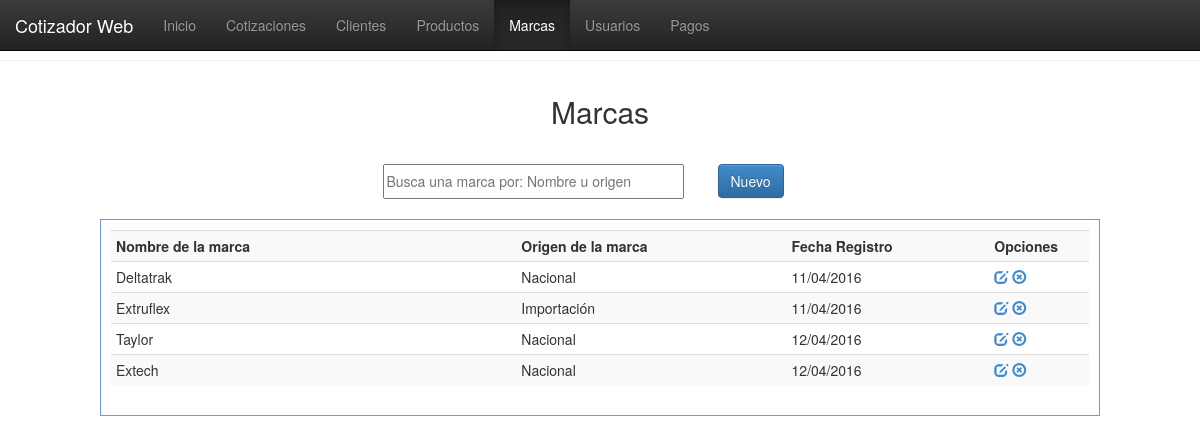
Before: /vistas/marcas.php with the older database file.
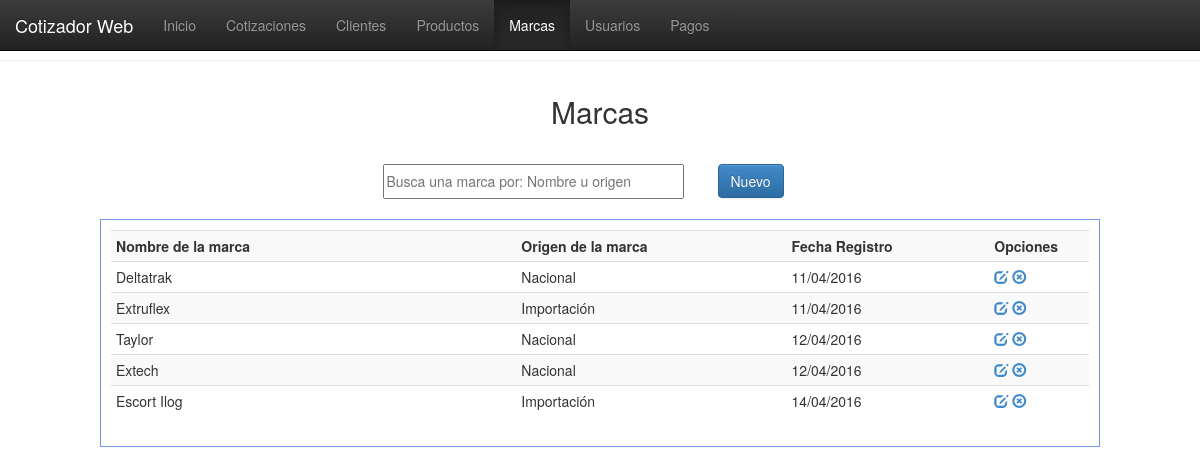
After: the same page with the newer database file.
### tables this page shows
CREATE TABLE `marcas` (
  `id_mca` int(11) NOT NULL,
  `nomb_mca` varchar(100) NOT NULL,
  `origen_mca` varchar(50) NOT NULL,
  `fecha_reg` date NOT NULL
);

### php/conexion.php (called while the page is built, shortened)
<?php
function fechaNormal($fecha){
		$nfecha = date('d/m/Y',strtotime($fecha));
		return $nfecha;
}
?>

### vistas/marcas.php (the view, shortened to what this page needs)
<!DOCTYPE html>
<html>
<head>
<link href="../css/estilo.css" rel="stylesheet">
<link href="../bootstrap/css/bootstrap.css" rel="stylesheet">
<link href="../bootstrap/css/bootstrap.min.css" rel="stylesheet">
<link href="../bootstrap/css/bootstrap-theme.css" rel="stylesheet">
<link href="../bootstrap/css/bootstrap-theme.min.css" rel="stylesheet">
</head>
<body>
  <nav class="navbar navbar-inverse navbar-fixed-top">
    <div class="container-fluid">
      <div class="navbar-header">
        <a class="navbar-brand" href="#">Cotizador Web</a>
      </div>
      <div class="collapse navbar-collapse" id="myNavbar">
        <ul class="nav navbar-nav">
          <li><a href="index.php">Inicio</a></li>>
          <li><a href="cotizaciones.php">Cotizaciones</a></li>
          <li><a href="clientes.php">Clientes</a></li>
          <li><a href="productos.php">Productos</a></li>
          <li class="active"><a href="marcas.php">Marcas</a></li>
          <li><a href="usuarios.php">Usuarios</a></li>
          <li><a href="pagos.php">Pagos</a></li>
        </ul>
      </div>
    </div>
  </nav>
  <br><br><hr>
    <header>Marcas</header>
    <section>
    <table border="0" align="center">
    	<tr>
        	<td width="335"><input type="text" placeholder="Busca una marca por: Nombre u origen" id="bs-mca"/></td>
            <td width="100"><button id="nueva-marca" class="btn btn-primary">Nuevo</button></td>
        </tr>
    </table>
    </section>
    <div class="registros" id="agrega-registros-mca">
        <table class="table table-striped table-condensed table-hover">
            <tr>
                <th width="300">Nombre de la marca</th>
                <th width="200">Origen de la marca</th>
                <th width="150">Fecha Registro</th>
                <th width="50">Opciones</th>
            </tr>
        <?php
            include('../php/conexion.php');
            $registro = mysql_query("SELECT * FROM marcas");
            while($registro2 = mysql_fetch_array($registro)){
                echo '<tr>
                        <td>'.$registro2['nomb_mca'].'</td>
                        <td>'.$registro2['origen_mca'].'</td>
                        <td>'.fechaNormal($registro2['fecha_reg']).'</td>
                        <td>
                            <a href="javascript:editarMarca('.$registro2['id_mca'].');" class="glyphicon glyphicon-edit"></a>
                            <a href="javascript:eliminarMarca('.$registro2['id_mca'].');" class="glyphicon glyphicon-remove-circle"></a>
                        </td>
                    </tr>';
            }
        ?>
        </table>
    </div>
</body>
</html>

Changed rows visible on the page:
added marcas: nomb_mca "Escort Ilog", origen_mca "Importación", fecha_reg "14/04/2016"
